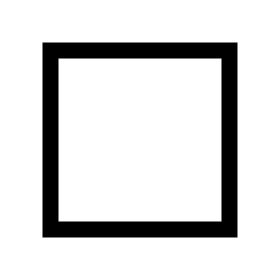
Frame 1 (no input)
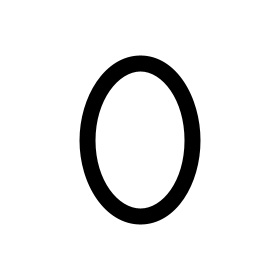
Frame 60 (the mouse pressed at the canvas centre just before this capture)
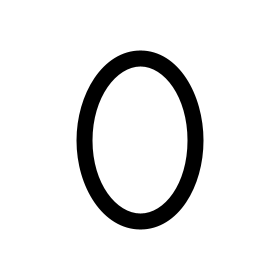
Frame 120 (the mouse held since frame 60 and released just before this capture)

The Processing sketch that drew these frames (run headless with seeded random() and noise(); from frame 60 on, the mouse is pressed at the canvas centre):

// Processing sketch: TrainDataGenerator
// ── TrainDataGenerator.pde
final int DATASET_SIZE = 20000;
final int DATA_DIMENSION = 48;
final int STROKE_WEIGHT = 16;
final int CANVAS_SIZE = 280;
final boolean SAVE = true; // Save images
final boolean RANDOM_COLOR = false; // Only black if false
final boolean MORE_SHAPES = true; // Only squares if false

int counter = 0;
int counterSquares = 0;
int counterCircles = 0;
int counterEllipses = 0;
int counterTriangles = 0;

void settings(){
  int s = CANVAS_SIZE;
  size(s,s);
}

void setup() {
  //frameRate(4);
  strokeWeight(STROKE_WEIGHT);
  rectMode(CENTER);
}

void draw() {
  background(255);

  // Random size and color and shape
  float shapeSize = random(STROKE_WEIGHT + 10,CANVAS_SIZE / 2 - STROKE_WEIGHT);
  //float shapeSize = CANVAS_SIZE / 2 - STROKE_WEIGHT; // Max size
  //float shapeSize = STROKE_WEIGHT + 10; // Min size

  color shapeColor;
  if (RANDOM_COLOR){
    shapeColor = color(random(0,255), random(0,255), random(0,255));
  } else {
    shapeColor = color(0);
  }
  stroke(shapeColor);

  if (MORE_SHAPES) {
    drawShape(counter % 4, shapeSize);
  } else{
    // Only squares
    drawShape(0, shapeSize);
  }
  
  counter++;

  if (counter == DATASET_SIZE) {
    exit();
  }
}

void drawShape(int type, float size) {
  switch (type) {
    case 0: // Square
      drawSquare(size);
      break;
    case 1: // Circle
      drawCircle(size);
      break;
    case 2: // Triangle
      drawTriangle(size);
      break;
    case 3: // Ellipse
      drawEllipse(size);
      break;
  }
}

void drawSquare(float size) {
  square(width / 2, height / 2, 2 * size);

  if (SAVE) {
    PImage img = get();
    img.resize(DATA_DIMENSION,DATA_DIMENSION);
    img.save("Data/squares/" + nf(counterSquares, 5) + ".png");
  }
  counterSquares++;
}

void drawTriangle(float size) {
  // Generate random points and
  PVector start = new PVector(width / 2, height / 2);

  PVector p1 = PVector.add(start, new PVector(0, -size));
  PVector p2 = PVector.add(start, new PVector(size, size));
  PVector p3 = PVector.add(start, new PVector(-size, size));

  triangle(p1.x, p1.y, p2.x, p2.y, p3.x, p3.y);

  if (SAVE) {
    PImage img = get();
    img.resize(DATA_DIMENSION,DATA_DIMENSION);
    img.save("Data/triangles/" + nf(counterTriangles, 5) + ".png");
  }
  counterTriangles++;
}

void drawCircle(float size) {
  ellipse(width / 2, height / 2, 2 * size, 2 * size);

  if (SAVE) {
    PImage img = get();
    img.resize(DATA_DIMENSION,DATA_DIMENSION);
    img.save("Data/circles/" + nf(counterCircles, 5) + ".png");
  }
  counterCircles++;
}

void drawEllipse(float size) {
  float ellipseWidthFactor = random(0.5, 1);
  float ellipseHeightFactor = random(0.5, 1);
  ellipse(width / 2, height / 2, 2 * size * ellipseWidthFactor, 2 * size * ellipseHeightFactor);

  if (SAVE) {
    PImage img = get();
    img.resize(DATA_DIMENSION,DATA_DIMENSION);
    img.save("Data/ellipses/" + nf(counterEllipses, 5) + ".png");
  }
  counterEllipses++;
}
